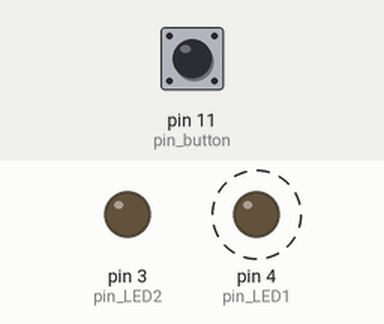
Recording of a sketch running on a simulated Arduino Uno, built with avr-gcc and run on an emulated ATmega328P. Parts: output pins drawn as LEDs (lit = HIGH). Dashed ring = blinking. Inputs (shaded band) come from the test bench; at power-on: pin 11 (pin_button) HIGH.

Above: at 3.8 s.
3.9 s: pin 11 (pin_button) pulled LOW for 1.3 s
At 4.8 s:
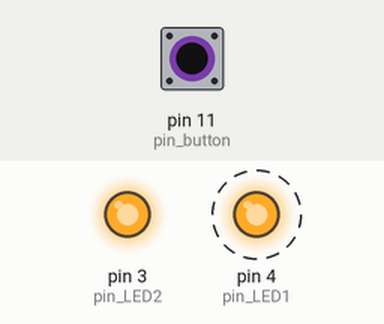
7.4 s: pin 11 (pin_button) pulled LOW for 3.2 s
At 12.6 s:
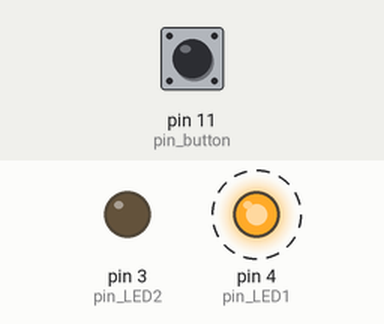
Timing chart, 0 to 18.1 s (numbered marks = the images above; inputs shaded):
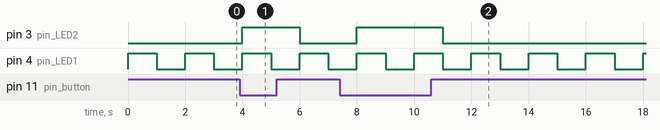

The sketch:

app.ino
```cpp
int pin_LED1 = 4;
int pin_LED2 = 3;
int pin_button = 11;
boolean LED_state = false;
void setup()
{
    pinMode(pin_LED1, OUTPUT);
    digitalWrite(pin_LED1, LED_state);
    pinMode(pin_LED2, OUTPUT);
    digitalWrite(pin_LED2, false);
    pinMode(pin_button, INPUT_PULLUP);
}
void loop()
{
    LED_state = !LED_state;
    digitalWrite(pin_LED1, LED_state);
    delay(1000);
    // 버튼 상태를 읽어서 13번 핀에 연결된 LED에 표시
    digitalWrite(pin_LED2, !digitalRead(pin_button));
}
```

Measured:
- after the input at 3.9 s, pin 3 (pin_LED2): LOW → HIGH after 0.10 s, → LOW 2.0 s later
- after the input at 7.4 s, pin 3 (pin_LED2): LOW → HIGH after 0.60 s, → LOW 3.0 s later
- by itself, pin 4 (pin_LED1): alternates HIGH for 1.0 s and LOW for 1.0 s
